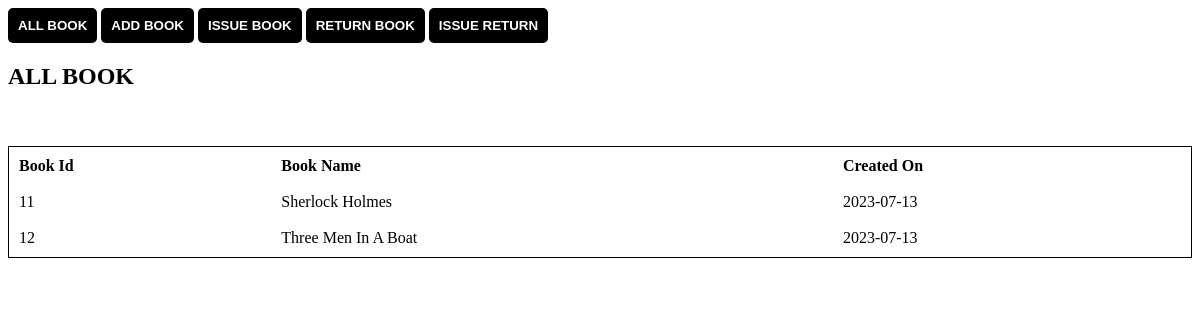
Page /home.php on the earlier database version.
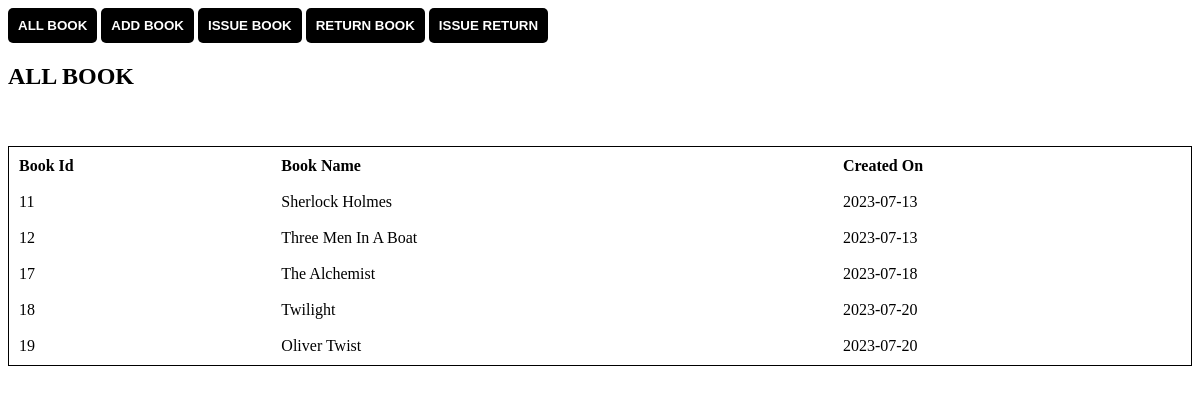
Same page on the later database version.
### tables this page shows
CREATE TABLE `books` (
  `BookId` int(11) NOT NULL,
  `BookName` varchar(20) DEFAULT NULL,
  `CreatedOn` varchar(10) DEFAULT NULL
);

### mylibrary_db.php (called while the page is built, shortened)
<?php
class db{
function setconnection(){
    $this->connection = new PDO("mysql:host=localhost; dbname=mylibrary_db","root","");
}
}
?>

### data_class.php (called while the page is built, shortened)
<?php include("mylibrary_db.php");
class data extends db
{
    function getbook()
    {
        $sql = "SELECT * FROM books ";
        $data = $this->connection->query($sql);
        return $data;
    }
}

### home.php (the view, shortened to what this page needs)
<html>
<head>
    <link href="style.css" rel="stylesheet">
</head>
<body>
    <?php
    include("data_class.php");
    ?>
    <button onclick="openpart('bookreport')">ALL BOOK</button>
    <button onclick="openpart('addbook')">ADD BOOK</button>
    <button onclick="openpart('bookissue')">ISSUE BOOK</button>
    <button onclick="openpart('bookreturn')">RETURN BOOK</button>
    <button onclick="openpart('issuereturn')">ISSUE RETURN</button>
    <div id="bookreport" class="portion" style="display:block">
        <h2>ALL BOOK</h2>
        <?php
        $u = new data;
        $u->setconnection();
        $u->getbook();
        $recordset = $u->getbook();
        $table = "<table style='border-collapse: ;width: 100%; border: 1px solid #000;'>
            <tr><th>Book Id</th><th>Book Name</th><th>Created On</th></tr>";
        foreach ($recordset as $row) {
            $table .= "<tr>";
            $table .= "<td>$row[0]</td>";
            $table .= "<td>$row[1]</td>";
            $table .= "<td>$row[2]</td>";
            $table .= "</tr>";
        }
        $table .= "</table>";
        echo $table;
        ?>
    </div>
</body>
</html>

Differences in the rows shown:
added books: BookId "17", BookName "The Alchemist", CreatedOn "2023-07-18"
added books: BookId "18", BookName "Twilight", CreatedOn "2023-07-20"
added books: BookId "19", BookName "Oliver Twist", CreatedOn "2023-07-20"
